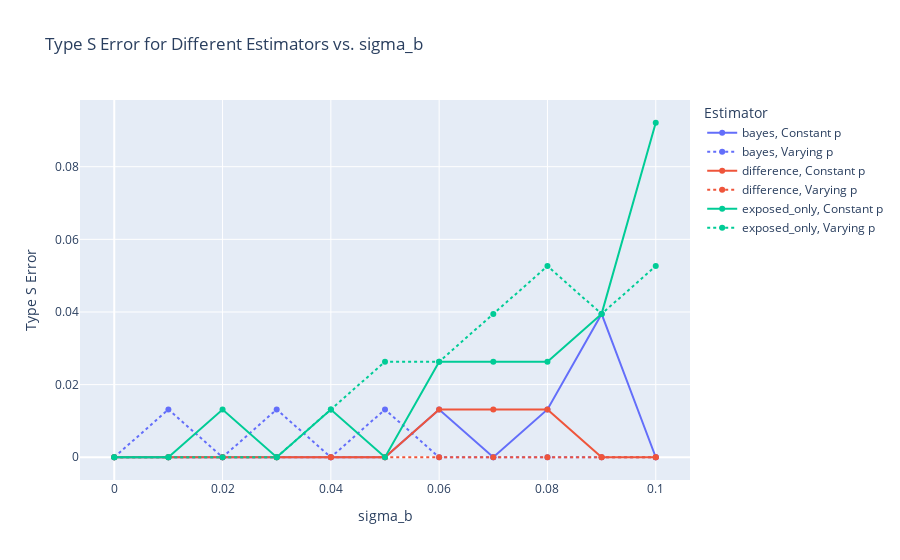

Write notebook code for a chart like this one.
### Code cell
# Create the plot using Plotly
fig_type_s = px.line(
    df.assign(LineStyle=df["prop_treatment"].apply(
        lambda x: "Constant p" if np.array_equal(x, prop_const) else "Varying p"
    )),
    x="sigma_b",
    y="type_s_rate",
    color="estimator",
    line_dash="LineStyle",
    markers=True,
    title="Type S Error for Different Estimators vs. sigma_b",
    labels={"sigma_b": "sigma_b", "type_s_rate": "Type S Error"},
)

# Update the legend to remove linestyle
fig_type_s.update_layout(legend_title_text="Estimator")
fig_type_s.show()

### Figure 1 — Plotly figure (JSON) as saved in the notebook; plotly's stock layout.template omitted (floating-point values rounded to 4 significant figures)
{"data": [{"hovertemplate": "estimator=bayes<br>LineStyle=Constant p<br>sigma_b=%{x}<br>Type S Error=%{y}<extra></extra>", "legendgroup": "bayes, Constant p", "line": {"color": "#636efa", "dash": "solid"}, "marker": {"symbol": "circle"}, "mode": "lines+markers", "name": "bayes, Constant p", "orientation": "v", "showlegend": true, "type": "scatter", "x": [0, 0.01, 0.02, 0.03, 0.04, 0.05, 0.06, 0.07, 0.08, 0.09, 0.1], "xaxis": "x", "y": [0, 0, 0, 0, 0, 0, 0.01316, 0, 0.01316, 0.03947, 0], "yaxis": "y"}, {"hovertemplate": "estimator=bayes<br>LineStyle=Varying p<br>sigma_b=%{x}<br>Type S Error=%{y}<extra></extra>", "legendgroup": "bayes, Varying p", "line": {"color": "#636efa", "dash": "dot"}, "marker": {"symbol": "circle"}, "mode": "lines+markers", "name": "bayes, Varying p", "orientation": "v", "showlegend": true, "type": "scatter", "x": [0, 0.01, 0.02, 0.03, 0.04, 0.05, 0.06, 0.07, 0.08, 0.09, 0.1], "xaxis": "x", "y": [0, 0.01316, 0, 0.01316, 0, 0.01316, 0, 0, 0, 0, 0], "yaxis": "y"}, {"hovertemplate": "estimator=difference<br>LineStyle=Constant p<br>sigma_b=%{x}<br>Type S Error=%{y}<extra></extra>", "legendgroup": "difference, Constant p", "line": {"color": "#EF553B", "dash": "solid"}, "marker": {"symbol": "circle"}, "mode": "lines+markers", "name": "difference, Constant p", "orientation": "v", "showlegend": true, "type": "scatter", "x": [0, 0.01, 0.02, 0.03, 0.04, 0.05, 0.06, 0.07, 0.08, 0.09, 0.1], "xaxis": "x", "y": [0, 0, 0, 0, 0, 0, 0.01316, 0.01316, 0.01316, 0, 0], "yaxis": "y"}, {"hovertemplate": "estimator=difference<br>LineStyle=Varying p<br>sigma_b=%{x}<br>Type S Error=%{y}<extra></extra>", "legendgroup": "difference, Varying p", "line": {"color": "#EF553B", "dash": "dot"}, "marker": {"symbol": "circle"}, "mode": "lines+markers", "name": "difference, Varying p", "orientation": "v", "showlegend": true, "type": "scatter", "x": [0, 0.01, 0.02, 0.03, 0.04, 0.05, 0.06, 0.07, 0.08, 0.09, 0.1], "xaxis": "x", "y": [0, 0, 0, 0, 0, 0, 0, 0, 0, 0, 0], "yaxis": "y"}, {"hovertemplate": "estimator=exposed_only<br>LineStyle=Constant p<br>sigma_b=%{x}<br>Type S Error=%{y}<extra></extra>", "legendgroup": "exposed_only, Constant p", "line": {"color": "#00cc96", "dash": "solid"}, "marker": {"symbol": "circle"}, "mode": "lines+markers", "name": "exposed_only, Constant p", "orientation": "v", "showlegend": true, "type": "scatter", "x": [0, 0.01, 0.02, 0.03, 0.04, 0.05, 0.06, 0.07, 0.08, 0.09, 0.1], "xaxis": "x", "y": [0, 0, 0.01316, 0, 0.01316, 0, 0.02632, 0.02632, 0.02632, 0.03947, 0.09211], "yaxis": "y"}, {"hovertemplate": "estimator=exposed_only<br>LineStyle=Varying p<br>sigma_b=%{x}<br>Type S Error=%{y}<extra></extra>", "legendgroup": "exposed_only, Varying p", "line": {"color": "#00cc96", "dash": "dot"}, "marker": {"symbol": "circle"}, "mode": "lines+markers", "name": "exposed_only, Varying p", "orientation": "v", "showlegend": true, "type": "scatter", "x": [0, 0.01, 0.02, 0.03, 0.04, 0.05, 0.06, 0.07, 0.08, 0.09, 0.1], "xaxis": "x", "y": [0, 0, 0, 0, 0.01316, 0.02632, 0.02632, 0.03947, 0.05263, 0.03947, 0.05263], "yaxis": "y"}], "layout": {"legend": {"title": {"text": "Estimator"}, "tracegroupgap": 0}, "title": {"text": "Type S Error for Different Estimators vs. sigma_b"}, "xaxis": {"anchor": "y", "domain": [0, 1], "title": {"text": "sigma_b"}}, "yaxis": {"anchor": "x", "domain": [0, 1], "title": {"text": "Type S Error"}}}}
